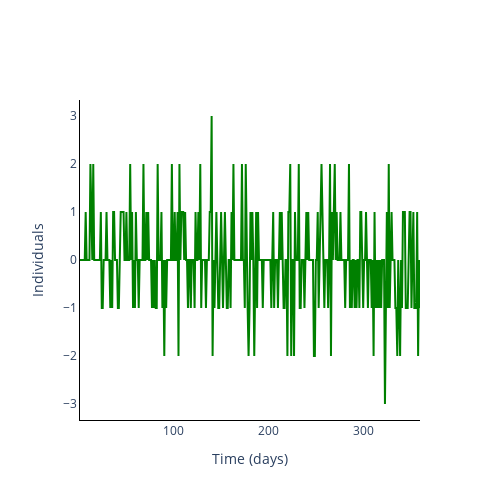

Notebook code for this chart:
### Markdown cell above
### Plot incidence of infection

### Code cell
fig = go.Figure()

incidence = np.zeros((num_experiments, len(times)))
incidence[:, 1:] = output_algorithm[:, 1:, 1] - output_algorithm[:, :-1, 1]

for _ in range(num_experiments):
    fig.add_trace(
        go.Scatter(
            y=incidence[_, :].tolist(),
            x=times,
            mode='lines',
            name=trace_name[s],
            line_color=colours[s],
            showlegend=False,
        ),
)

# Add axis labels
fig.update_layout(
    width=500, 
    height=500,
    plot_bgcolor='white',
    xaxis=dict(
        linecolor='black',
        title = 'Time (days)'
        ),
    yaxis=dict(
        linecolor='black',
        title = 'Individuals'),
    #legend=dict(
    #    orientation="h",
    #    yanchor="bottom",
    #    y=1.02,
    #    xanchor="right",
    #    x=1
    #)
    )

fig.write_image('images/Incidence-HPV.pdf')
fig.show()

### Figure 1 — Plotly figure (JSON) as saved in the notebook; plotly's stock layout.template omitted (floating-point values rounded to 4 significant figures; data arrays with more than 128 entries replaced by an {"elided": "..."} marker saying what was removed)
{"data": [{"line": {"color": "green"}, "mode": "lines", "name": "R", "showlegend": false, "type": "scatter", "x": {"elided": "360 int values"}, "y": {"elided": "360 int values"}}], "layout": {"height": 500, "plot_bgcolor": "white", "width": 500, "xaxis": {"linecolor": "black", "title": {"text": "Time (days)"}}, "yaxis": {"linecolor": "black", "title": {"text": "Individuals"}}}}
